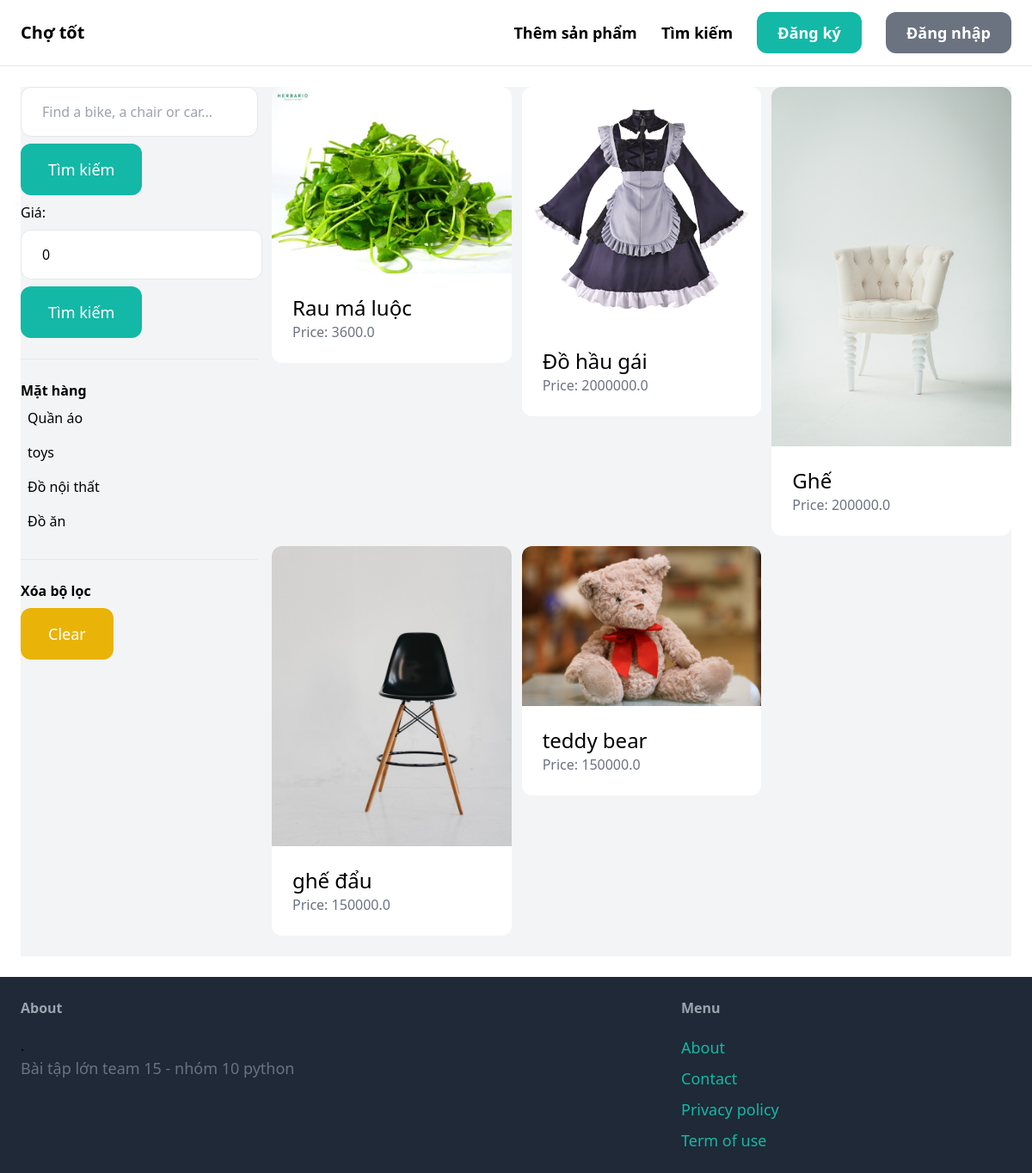
The app's page /items/ with its own data.
### item/models.py (models this page shows, shortened)
class Category(models.Model):
    name = models.CharField(max_length=255)
    class Meta:
        ordering = ('name',)
        verbose_name_plural = 'Categories'

class Item(models.Model):
    category = models.ForeignKey(Category, related_name='items', on_delete=models.CASCADE)
    name = models.CharField(max_length=255)
    description = models.TextField(blank=True, null=True)
    price = models.FloatField()
    image = models.ImageField(upload_to='item_images', blank=True, null=True)
    is_sold = models.BooleanField(default=False)
    created_by = models.ForeignKey(User, related_name='items', on_delete=models.CASCADE)
    created_at = models.DateTimeField(auto_now_add=True)

### item/views.py (the view)
# urls.py: path('', views.items, name='items'),
def items(request):
    query = request.GET.get('query', '')
    category_id = request.GET.get('category', 0)
    price = request.GET.get('price', 0)
    categories = Category.objects.all()
    items = Item.objects.filter(is_sold=False)
    if category_id:
        items = items.filter(category_id=category_id)
    if query:
        items = items.filter(Q(name__icontains=query) | Q(description__icontains=query))
    if price:
        items = items.filter(price__lte=float(price))
    return render(request, 'item/items.html', {
        'items': items,
        'query': query,
        'categories': categories,
        'category_id': int(category_id),
        'price': price
    })

### item/templates/item/items.html (shortened to what this page needs)
{% extends 'core/base.html' %}
{% block content %}
    <div class="pb-6 grid grid-cols-4 gap-4 bg-gray-100">
        <div class="col-span-1">
            <form method="get" action="{% url 'item:items' %}">
                <input name="query" class="w-full py-4 px-6 border rounded-xl" type="text" value="{{ query }}" placeholder="Find a bike, a chair or car...">
                <button class="mt-2 py-4 px-8 text-lg bg-teal-500 text-white rounded-xl">Tìm kiếm</button>
            </form>
            <form method="get" action="{% url 'item:items' %}">
                <div class="mt-2">
                    <label>Giá:</label>
                    <input name="price" type="number" value="{{ price }}" placeholder="Nhập giá tối đa" class="mt-2 py-4 px-6 border rounded-xl">
                </div>
                <button class="mt-2 py-4 px-8 text-lg bg-teal-500 text-white rounded-xl">Tìm kiếm</button>
            </form>
            <hr class="my-6">
            <p class="font-semibold">Mặt hàng</p>
            <ul>
                {% for category in categories %}
                    <li class="py-2 px-2 rounded-xl{% if category.id == category_id %} bg-gray-200{% endif %}">
                        <a href="{% url 'item:items' %}?query={{ query }}&category={{ category.id }}">{{ category.name}}</a>
                    </li>
                {% endfor %}
            </ul>
            <hr class="my-6">
            <p class="font-semibold">Xóa bộ lọc</p>
            <ul>
                <li><a href="{% url 'item:items' %}" class="mt-2 py-4 px-8 inline-block bg-yellow-500 text-lg rounded-xl text-white">Clear</a>
        </div>
        <div class="col-span-3">
            <div class="grid grid-cols-3 gap-3">
                {% for item in items %}
                    <div>
                        <a href="{% url 'item:detail' item.id %}">
                            <div>
                                <img src="{{ item.image.url }}" class="rounded-t-xl">
                            </div>
                            <div class="p-6 bg-white rounded-b-xl">
                                <h2 class="text-2xl">{{ item.name }}</h2>
                                <p class="text-gray-500">Price: {{ item.price }}</p>
                            </div>
                        </a>
                    </div>
                {% endfor %}
            </div>
        </div>
    </div>
{% endblock %}

### records on screen
Category: name "Quần áo"
Category: name "toys"
Category: name "Đồ nội thất"
Category: name "Đồ ăn"
Item: image (picture), name "Rau má luộc", price "3600.0"
Item: image (picture), name "Đồ hầu gái", price "2000000.0"
Item: image (picture), name "Ghế", price "200000.0"
Item: image (picture), name "ghế đẩu", price "150000.0"
Item: image (picture), name "teddy bear", price "150000.0"
